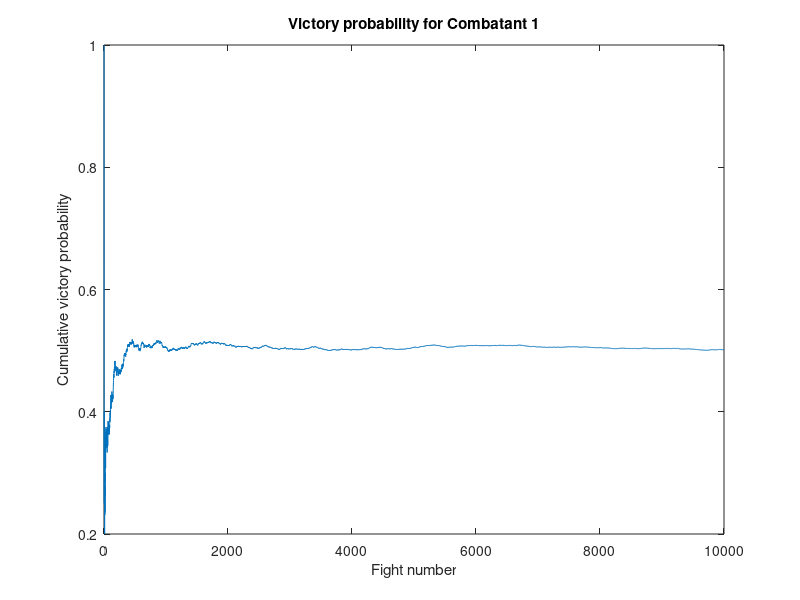

Source code (MATLAB):
%% Demon's Alpha Combat simulator
% This simulator takes two melee combatants that the user designs and pits
% them in an eternity of duels. The number of wins from each side is then
% reported at the end.

%% Combatants details
abilityBonus = [-5 -4 -4 -3 -3 -2 -2 -1 -1 0 0 1 1 2 2 3 3 4 4 5 5]; %Needed for combatants details

% Combatant one

combatants(1).Level = 1;
combatants(1).HD = 10; %ex: Write 8 for d8.
combatants(1).STR = 10;
combatants(1).DEX = 18;
combatants(1).CON = 14;
combatants(1).isFinesse = 1; %0 No, 1 Yes
if combatants(1).isFinesse == 0
    combatants(1).attackStat = abilityBonus(combatants(1).STR);
elseif combatants(1).isFinesse == 1
    combatants(1).attackStat = abilityBonus(combatants(1).DEX);
end

combatants(1).ExtraAttackBonus = 0; %Used for misc

% Damage
combatants(1).NumberOfDamageDice = 1;
combatants(1).ValueOfDamageDice = 6;
combatants(1).LowestCrit = 18; %Lowest values of the crit range

% Dodge
combatants(1).ArmorDodge = 2;
combatants(1).ShieldDodge = 0;

% Block
combatants(1).ArmorBlock = [0 0 0]; % Notation is [Black Blue Orange]
combatants(1).ShieldBlock = [0 0 0];

combatants(1).relianceOnDodge = 1; %0 to 1 prob of dodging

% Combatant two

combatants(2).Level = 1;
combatants(2).HD = 10; %ex: Write 8 for d8.
combatants(2).STR = 10;
combatants(2).DEX = 18;
combatants(2).CON = 14;
combatants(2).isFinesse = 1; %0 No, 1 Yes
if combatants(2).isFinesse == 0
    combatants(2).attackStat = abilityBonus(combatants(2).STR);
elseif combatants(2).isFinesse == 1
    combatants(2).attackStat = abilityBonus(combatants(2).DEX);
end

combatants(2).ExtraAttackBonus = 0; %Used for misc

% Damage
combatants(2).NumberOfDamageDice = 1;
combatants(2).ValueOfDamageDice = 6;
combatants(2).LowestCrit = 18;

% Dodge
combatants(2).ArmorDodge = 2;
combatants(2).ShieldDodge = 0;

% Block
combatants(2).ArmorBlock = [0 0 0]; % Notation is [Black Blue Orange]
combatants(2).ShieldBlock = [0 0 0];

combatants(2).relianceOnDodge = 1; %0 to 1 prob of dodging


%% Constants, dice and other parameters
victoryCount = [0 0];
numberOfItterations = 10000;
victoryByItteration = zeros(numberOfItterations,2);
victoryByItterationPC = zeros(numberOfItterations,2);
isHPRolled = 0; %0 for no, 1 for yes, TODO: average if under

proficiencyBonusByLevel = [2 2 2 2 3 3 3 3 4 4 4 4 5 5 5 5 6 6 6 6];
blackDie = [0 1 1 1 2 2];
blueDie = [1 1 2 2 2 3];
orangeDie = [1 2 2 3 3 4];

%% Pre-fight

for fightNumber = 1:numberOfItterations
%First determine starting HP
if isHPRolled == 0
    combatants(1).MaxHP = combatants(1).HD + abilityBonus(combatants(1).CON) + ((combatants(1).Level-1) * (combatants(1).HD/2 + abilityBonus(combatants(1).CON)));
    combatants(2).MaxHP = combatants(2).HD + abilityBonus(combatants(2).CON) + ((combatants(2).Level-1) * (combatants(2).HD/2 + abilityBonus(combatants(2).CON)));
elseif isHPRolled == 1
    combatants(1).MaxHP = combatants(1).HD + abilityBonus(combatants(1).CON);
    combatants(2).MaxHP = combatants(2).HD + abilityBonus(combatants(2).CON);
    
    if combatants(1).Level > 1
        for c1LevelUp = 1:combatants(1).Level-1
            combatants(1).MaxHP =  combatants(1).MaxHP + ceil(8*rand) +abilityBonus(combatants(1).CON);
        end
    end
    
    if combatants(2).Level > 1
        for c2LevelUp = 1:combatants(2).Level-1
            combatants(2).MaxHP =  combatants(2).MaxHP + ceil(8*rand) +abilityBonus(combatants(1).CON);
        end
    end
    
end

% Roll for initative
combatants(1).Init = ceil(6*rand) + ceil(6*rand) + ceil(6*rand) + abilityBonus(combatants(1).DEX);
combatants(2).Init = ceil(6*rand) + ceil(6*rand) + ceil(6*rand) + abilityBonus(combatants(2).DEX);

%% The Fight
if combatants(1).Init > combatants(2).Init
    starter = 1;
elseif combatants(1).Init < combatants(2).Init
    starter = 2;
elseif combatants(1).Init == combatants(2).Init
    if abilityBonus(combatants(1).DEX) > abilityBonus(combatants(2).DEX)
        starter = 1;
    elseif abilityBonus(combatants(1).DEX) < abilityBonus(combatants(2).DEX)
        starter = 2;
    elseif abilityBonus(combatants(1).DEX) == abilityBonus(combatants(2).DEX)
        starter = ceil(rand*2);
    end
end

combatants(1).currentHP = combatants(1).MaxHP;
combatants(2).currentHP = combatants(2).MaxHP;

currentTurn = starter;
while combatants(1).currentHP > 0 && combatants(2).currentHP > 0
    
    defender = abs(currentTurn-3); %Combatant number of the defender
    natAttackRoll = ceil(6*rand) + ceil(6*rand) + ceil(6*rand);
    attackRoll = natAttackRoll + combatants(currentTurn).attackStat ...
        + proficiencyBonusByLevel(combatants(currentTurn).Level) + combatants(currentTurn).ExtraAttackBonus;

    if natAttackRoll >= combatants(currentTurn).LowestCrit
        totalDamageDice = combatants(currentTurn).NumberOfDamageDice *2; %Computes crit
    else
        totalDamageDice = combatants(currentTurn).NumberOfDamageDice;
    end
        
    %Defender decision
    decisionRandom = rand;
    if decisionRandom > combatants(defender).relianceOnDodge %Then block
        
        armorBlack = rollBlackDice(combatants(defender).ArmorBlock(1),blackDie);
        armorBlue = rollBlueDice(combatants(defender).ArmorBlock(2),blueDie);
        armorOrange = rollOrangeDice(combatants(defender).ArmorBlock(3),orangeDie);
        
        shieldBlack = rollBlackDice(combatants(defender).ShieldBlock(1),blackDie);
        shieldBlue = rollBlueDice(combatants(defender).ShieldBlock(2),blueDie);
        shiledOrange = rollOrangeDice(combatants(defender).ShieldBlock(3),orangeDie);
        
        sumBlocked = armorBlack + armorBlue + armorOrange + shieldBlack + shieldBlue + shiledOrange;
        
        %Damage roll
        damagePreBlock = 0;

        for damageDiceNumber = 1:totalDamageDice
            damagePreBlock = damagePreBlock + ceil(combatants(currentTurn).ValueOfDamageDice * rand);
        end
        
        %Add stat modifier
        damagePreBlock = damagePreBlock + combatants(currentTurn).attackStat;
        
        damagePostBlock = damagePreBlock - sumBlocked;
        if damagePostBlock > 0
            damageDealt = damagePostBlock;
        else
            damageDealt = 0;
        end
        
    else %Then Dodge
        dodgeRoll = ceil(6*rand) + ceil(6*rand) + ceil(6*rand) + combatants(defender).ArmorDodge ...
            + combatants(defender).ShieldDodge + proficiencyBonusByLevel(combatants(defender).Level) ...
            + abilityBonus(combatants(defender).DEX);
        
        damageDealt = 0;
        if dodgeRoll < attackRoll
            for damageDiceNumber = 1:totalDamageDice
                damageDealt = damageDealt + ceil(combatants(currentTurn).ValueOfDamageDice * rand);
            end
            damageDealt = damageDealt + combatants(currentTurn).attackStat; %Add the attack stats damage
        end
        
        
    end
    
    %Remove HP
    combatants(defender).currentHP = combatants(defender).currentHP - damageDealt;
    
    %Change turn
    currentTurn = abs(currentTurn-3);
    
end

if combatants(1).currentHP <= 0
    %sprintf('The winner is Combatant number 2!')
    victoryCount(2) = victoryCount(2)+1;
elseif combatants(2).currentHP <= 0
    %sprintf('The winner is Combatant number 1!')
    victoryCount(1) = victoryCount(1)+1;
else
    sprintf('You messed up! Nobody died!')
end

victoryByItteration(fightNumber,1) = victoryCount(1);
victoryByItteration(fightNumber,2) = victoryCount(2);

victoryByItterationPC(fightNumber,1) = victoryCount(1)/fightNumber;
victoryByItterationPC(fightNumber,2) = victoryCount(2)/fightNumber;

end

figure
plot(victoryByItterationPC(:,1));
xlabel('Fight number')
ylabel('Cumulative victory probability')
title('Victory probability for Combatant 1')

victoryString = ([num2str(victoryByItterationPC(end,1)*100) '% of the time, Combatant 1 wins every time!']);
disp(victoryString);

function blackResult= rollBlackDice(numberOfDice,blackDie)

blackResult = 0;
for rollNumber = 1:numberOfDice
    blackResult = blackResult +  blackDie(ceil(6*rand));
end
end

function blueResult= rollBlueDice(numberOfDice,blueDie)

blueResult = 0;
for rollNumber = 1:numberOfDice
    blueResult = blueResult +  blueDie(ceil(6*rand));
end
end

function orangeResult = rollOrangeDice(numberOfDice,orangeDie)

orangeResult = 0;
for rollNumber = 1:numberOfDice
    orangeResult = orangeResult +  orangeDie(ceil(6*rand));
end
end